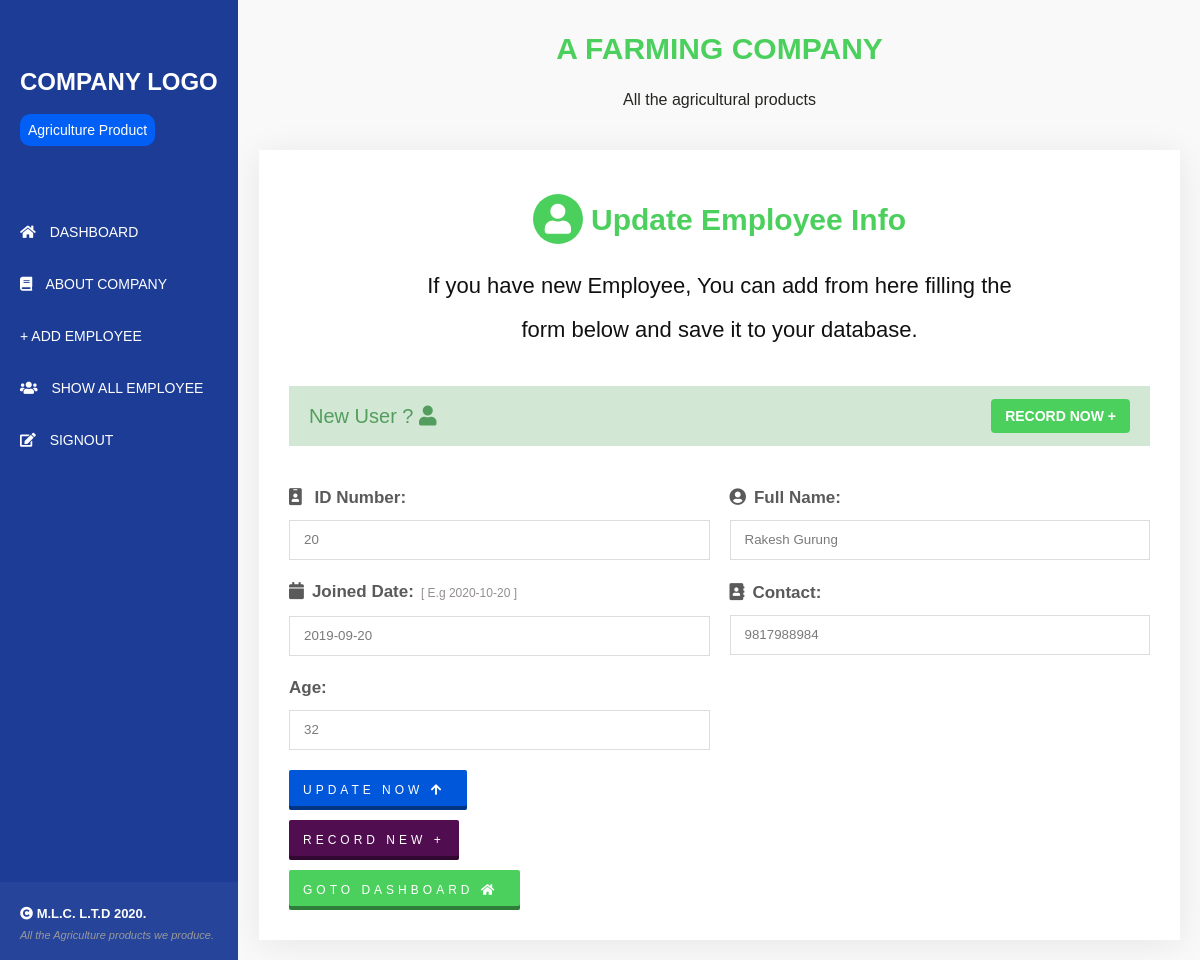
The page /edit/3 on the database its author committed.
### myapp/models.py (models this page shows, shortened)
class Employee(models.Model):
	eid = models.IntegerField()
	ename = models.CharField(max_length=100)
	ejoin = models.CharField(max_length=100,null=True)
	econtact = models.IntegerField()
	eage = models.IntegerField()
	add = models.BooleanField(default=True)
	class Meta:
		ordering = ['-pk']

### myapp/views.py (the view)
# urls.py: path('edit/<int:id>',views.edit,name='edit'),
def edit(request,id):
    employee = Employee.objects.get(id=id)
    return render(request, 'edit.html',{'employee':employee})

### templates/edit.html (shortened to what this page needs)
{% extends 'base.html' %}
{% block content %}
<div class="body-part">
    <div class="content">
        <div class="container">
            <div class="heading">
                <h1>A FARMING COMPANY</h1>
                <p>All the agricultural products</p>
            </div>
            <div class="content-wrapper">
                <div class="heading big-head">
                    <h1><i class="fas fa-user"></i>Update Employee Info</h1>
                    <p>
                        If you have new Employee, You can add from here filling the form below and save it to your database.
                    </p>
                </div>
                <div class="flex-item">
                    <h4>New User ?  <i class="fas fa-user"></i></h4>
                    <a href="{% url 'loadform' %}" class='btn'>Record Now +</a>
                </div>
                <div class="edit">
                    <form method="POST" action="/update/{{ employee.id }}">
                       <div>
                           <label for="eid"><i class="fas fa-id-badge"></i> ID Number:</label>
                           <div class="eid">	<input type="number" name="eid" value="{{ employee.eid }}" required="required" /></div>
                       </div><div>
                           <label for="ename"><i class="fas fa-user-circle"></i>Full Name:</label>
                           <div class="ename"><input type="text" name="ename" value="{{ employee.ename }}"/></div></div>
                           <div>
                               <label for="eemail"><i class="fas fa-calendar"></i>Joined Date:<span class='i-text'> [ E.g 2020-10-20 ]</span> </label>
                               <div class="eemail"><input type="text" name="ejoin" value="{{ employee.ejoin }}"/></div>
                           </div><div>
                               <label for="econtact"><i class="fas fa-address-book"></i>Contact:</label>
                               <div class="econtact"><input type="number" name="econtact" value="{{ employee.econtact }}"/></div>
                           </div><div>
                               <label for="eage">Age:</label>
                               <div class="eage"><input type="number" name="eage" value="{{ employee.eage }}"/></div>
                           </div><br/>
                           <div class="add-button"><button type="submit">Update Now <i class="fas fa-arrow-up"></i></button></div>
                       </form>
                       <div class=""><a href="{% url 'loadform' %}" class="et">Record New + </a></div>
                       <div class=""><a href="{% url 'homepage' %}" class="gt">Goto Dashboard <i class="fas fa-home"></i></a></div>
                   </div>
               </div>
           </div>
       </div>
       {% endblock %}

### static/style/style.css (style rules this page uses)
* { margin: 0; padding: 0; box-sizing: border-box; }
html { scroll-behavior: smooth; }
body { font-size: 16px; line-height: 1.5em; color: #252522; font-family: 'Poppins',sans-serif; background: #f9f9f9 }
.container { width: 100%; max-width: 1100px; margin: 0 auto; padding: 0 20px }
.body-part { margin: 0 0 0 239px }
.heading { padding: 14px 0; text-align: center; }
.heading h1 { font-size: 30px; line-height: 1em; display: block; color: #4cd05d }
.heading.big-head i { background: #4cd05d; height: 50px; width: 50px; line-height: 50px; border-radius: 50%; color: #fff; margin: 0 8px 0 0 }
.heading p { line-height:2em; font-size: 16px; display: block; margin: 20px auto; width: 100%; max-width: 600px; }
.big-head p { font-size: 22px; color: #111; font-weight: 300 }
.content { margin: 20px 0 }
.content-wrapper { background: #fff; padding: 30px; overflow:hidden; box-shadow: 0px 4px 33px 0px rgba(0,0,0,0.08) }
.flex-item { display: flex; justify-content: space-between; align-items: center; height: 60px; background: #d2e8d5; padding: 0 20px; margin: 0 0 40px }
.flex-item h4 { font-size: 20px; font-weight: 500; color: #539e5e }
.flex-item a { height: 34px; line-height: 34px; background: #4cd05d; color: #fff; border-radius: 4px; display: inline-block; width: auto; padding: 0 14px; text-transform: uppercase; text-decoration: none; font-weight: bold; font-size: 14px }
.edit .fas { margin: 0 8px 0 0 }
.edit form { display: grid; grid-template-columns: 1fr 1fr; grid-gap: 20px; align-items: center; flex-direction: column; }
.edit form input { padding: 0 14px; height: 40px; line-height: 40px; border:1px solid #ddd; width: 100%; color: #7a7a7a; font-family: 'Poppins',sans-serif }
.edit label { margin: 0 0 10px; font-size: 17px; font-weight: bold; color: #5a5a5a; display: inline-block; }
.edit form button { height: 40px; line-height: 40px; text-align: center; background: #0157d9; color: #fff; border:none; padding: 0 14px; border-radius: 2px; font-size: 12px; letter-spacing: 4px; text-transform: uppercase; box-shadow: inset 0px -4px 0px rgba(0,0,0,0.4) }
.edit .gt { height: 40px; line-height: 40px; text-align: center; background: #4cd05d; color: #fff; border:none; padding: 0 14px; border-radius: 2px; font-size: 12px; letter-spacing: 4px; text-transform: uppercase; box-shadow: inset 0px -4px 0px rgba(0,0,0,0.4); display: inline-block; margin: 10px 0 0; text-decoration: none; }
.edit .et { height: 40px; line-height: 40px; text-align: center; background: #500d50; color: #fff; border:none; padding: 0 14px; border-radius: 2px; font-size: 12px; letter-spacing: 4px; text-transform: uppercase; box-shadow: inset 0px -4px 0px rgba(0,0,0,0.4); display: inline-block; margin: 10px 0 0; text-decoration: none; }
span.i-text { font-size: 12px; padding: 0 0 1px 7px; color: #948f8f; font-weight: 500; display: inline-block; }

### rows shown on the page
Employee: eid "20", ename "Rakesh Gurung", ejoin "2019-09-20", econtact "9817988984", eage "32"
